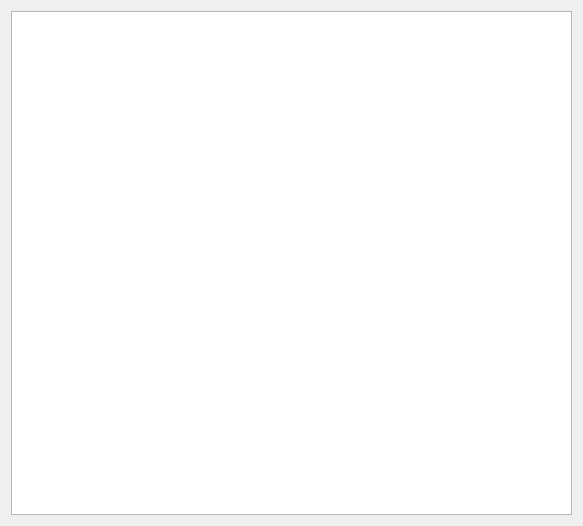
<?xml version="1.0" encoding="UTF-8"?>
<ui version="4.0">
 <class>Whiteboard::SourceView</class>
 <widget class="QWidget" name="Whiteboard::SourceView">
  <property name="geometry">
   <rect>
    <x>0</x>
    <y>0</y>
    <width>583</width>
    <height>526</height>
   </rect>
  </property>
  <property name="windowTitle">
   <string>Source</string>
  </property>
  <layout class="QVBoxLayout" name="verticalLayout">
   <item>
    <widget class="QTextBrowser" name="textBrowser_">
     <property name="font">
      <font>
       <family>Monospace</family>
      </font>
     </property>
    </widget>
   </item>
  </layout>
 </widget>
 <resources/>
 <connections/>
</ui>
